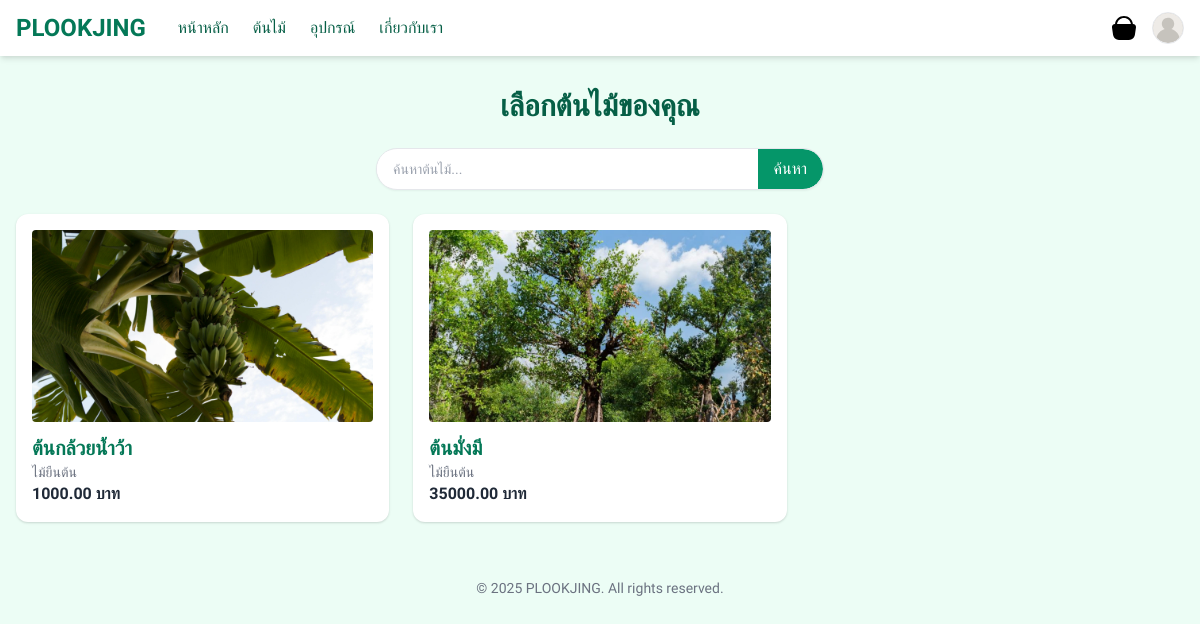
Page /select-tree/ on the earlier database version.
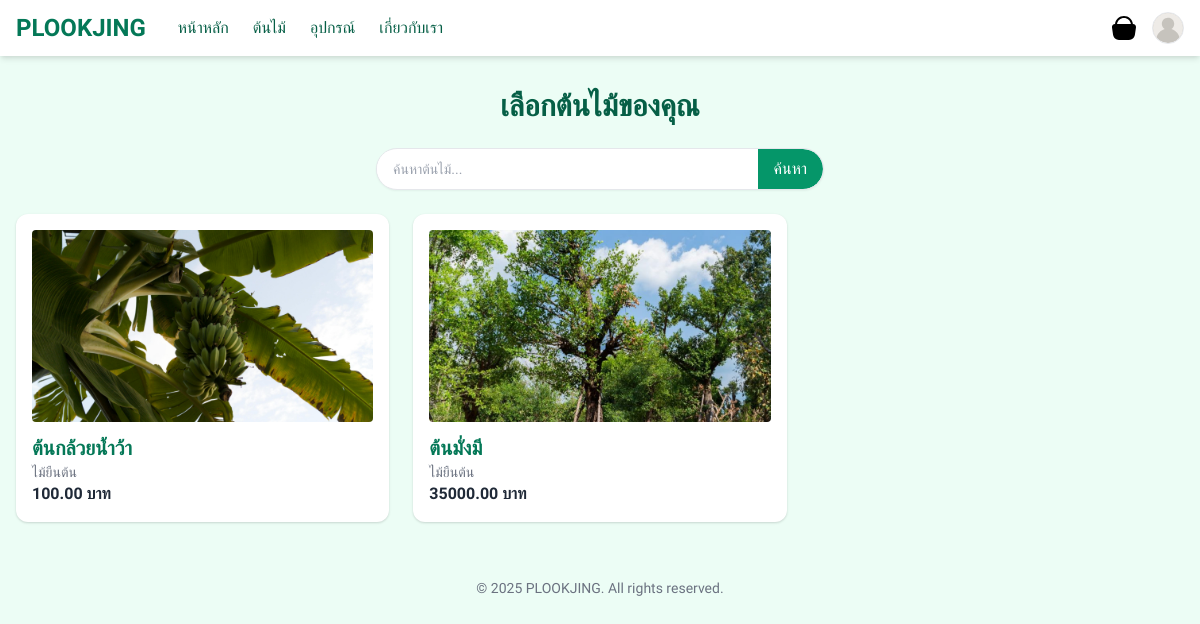
Same page on the later database version.
### myapp/models.py (models this page shows, shortened)
class Tree(models.Model):
    name = models.CharField(max_length=100)
    species = models.CharField(max_length=100, default="Unknown")
    description = models.TextField(blank=True)
    image = models.ImageField(upload_to='tree/', null=True, blank=True)
    price = models.DecimalField(max_digits=10, decimal_places=2)

### myapp/views.py (the view)
# urls.py: path('select-tree/', views.select_tree, name='select_tree'),
def select_tree(request):
    query = request.GET.get('q')
    trees = Tree.objects.filter(name__icontains=query) if query else Tree.objects.all()
    return render(request, 'myapp/select_tree.html', {'trees': trees})

### myapp/templates/myapp/select_tree.html
{% extends 'base.html' %}
{% block content %}
  <h1 class="text-3xl font-bold text-green-800 mb-6 text-center">เลือกต้นไม้ของคุณ</h1>
  <div class="flex justify-center mb-6">
    <form method="GET" action="" class="w-full max-w-md">
      <div class="flex items-center border rounded-full bg-white shadow-sm overflow-hidden">
        <input type="text" name="q" placeholder="ค้นหาต้นไม้..." value="{{ request.GET.q }}"
               class="flex-1 px-4 py-2 focus:outline-none text-sm" />
        <button type="submit" class="bg-green-600 hover:bg-green-700 text-white px-4 py-2 rounded-r-full">
          ค้นหา
        </button>
      </div>
    </form>
  </div>
  <div class="grid grid-cols-1 sm:grid-cols-2 md:grid-cols-3 gap-6">
    {% for tree in trees %}
      <a href="{% url 'myapp:tree_detail' tree.id %}" class="block bg-white rounded-xl shadow p-4 hover:shadow-lg transition hover:ring-2 hover:ring-green-500">
        {% if tree.image %}
          <img src="{{ tree.image.url }}" alt="{{ tree.name }}" class="w-full h-48 object-cover rounded mb-3">
        {% endif %}
        <h2 class="text-xl font-semibold text-green-700">{{ tree.name }}</h2>
        <p class="text-gray-500 text-sm">{{ tree.species }}</p>
        <p class="text-orange-600 font-bold">{{ tree.price|floatformat:2 }} บาท</p>
      </a>
    {% empty %}
      <p class="col-span-full text-center text-gray-500">ยังไม่มีต้นไม้ในระบบ</p>
    {% endfor %}
  </div>
{% endblock %}

Differences in the rows shown:
changed Tree "ต้นกล้วยน้ำว้า": price "1000.00" → "100.00"
